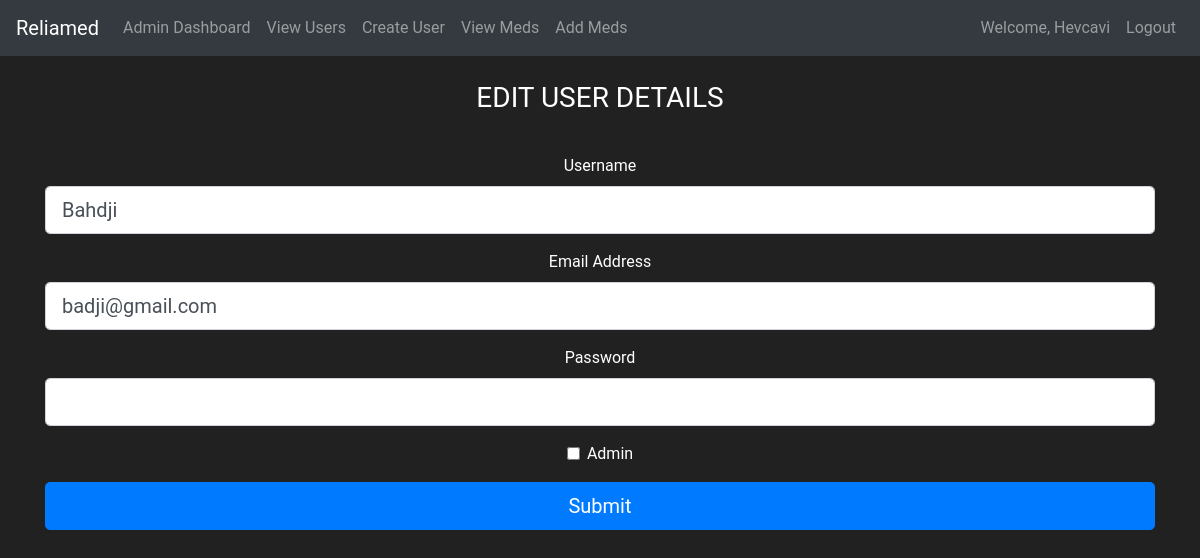
The app's page /edit_user/edit/3 (signed in), older data.
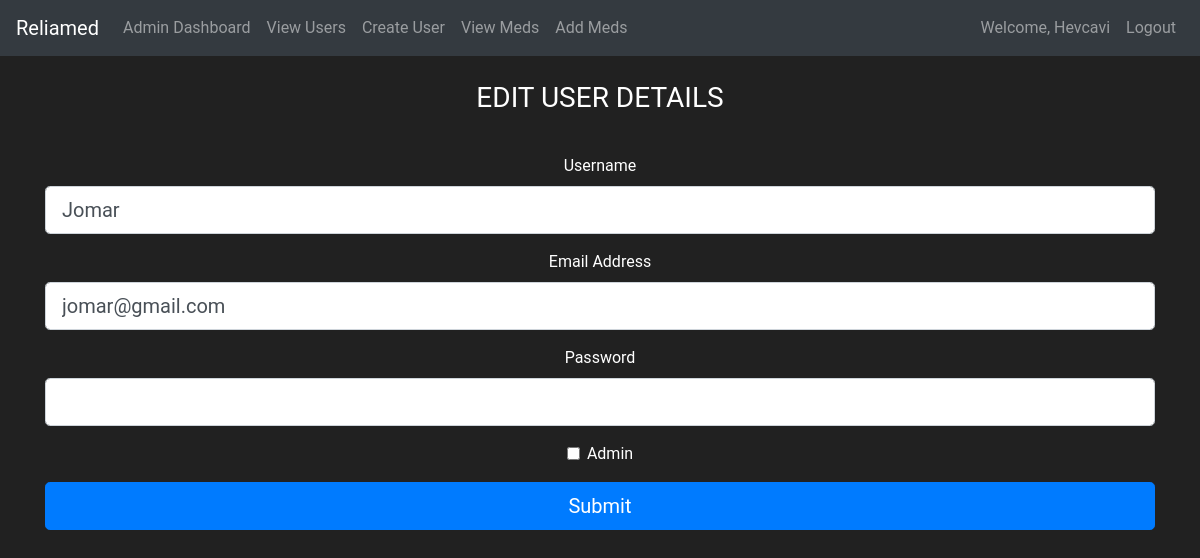
The same page, newer data.
### reliamed/models.py (models this page shows, shortened)
class User(db.Model, UserMixin):
    id = db.Column(db.Integer, primary_key=True)
    username = db.Column(db.String(length=30), nullable=False, unique=True)
    email_address = db.Column(db.String(length=50), nullable=False, unique=True)
    password_hash = db.Column(db.String(length=60), nullable=False)
    budget = db.Column(db.Integer, nullable=False, default=1000)
    is_admin = db.Column(db.Boolean, default=False) # added column in User table | Used for checking if user is admin or not
    products = db.relationship('Pharmaceuticals', backref='owned_user', lazy=True)  # Ensure this line is added
    @property
    def password(self):
        raise AttributeError('password is not a readable attribute.')

### reliamed/routes.py (the view, shortened to what this page needs)
@app.route('/edit_user/edit/<int:user_id>', methods=['GET', 'POST'])
@login_required
@admin_required
def edit_user(user_id):
    user = User.query.get_or_404(user_id)
    form = AdminUserForm(original_username=user.username, original_email=user.email_address, obj=user)
    return render_template('admin/edit_user.html', form=form, user=user)

### reliamed/forms.py (shortened to what this page needs)
class AdminUserForm(FlaskForm):
    username = StringField('Username', validators=[DataRequired(), Length(min=2, max=30)])
    email_address = StringField('Email Address', validators=[DataRequired(), Email()])
    password = PasswordField('Password', validators=[Optional(), Length(min=6)])
    is_admin = BooleanField('Admin')
    submit = SubmitField('Submit')
    def __init__(self, original_username=None, original_email=None, *args, **kwargs):
        super(AdminUserForm, self).__init__(*args, **kwargs)
        self.original_username = original_username
        self.original_email = original_email

### reliamed/models.py (called while the page is built)
@login_manager.user_loader
def load_user(user_id):
    return User.query.get(int(user_id))

### reliamed/templates/admin/edit_user.html (shortened to what this page needs)
{% extends 'base.html' %}
{% block content %}
<body class="text-center">
    <div class="container">
        <form method="POST" class="form-register" style="color:white">
            <h1 class="h3 mb-3 font-weight-normal">
                EDIT USER DETAILS
            </h1>
            <br>
        <div class="form-group">
            {{ form.username.label(class="form-control-label") }}
            {{ form.username(class="form-control form-control-lg") }}
        </div>
        <div class="form-group">
            {{ form.email_address.label(class="form-control-label") }}
            {{ form.email_address(class="form-control form-control-lg") }}
        </div>
        <div class="form-group">
            {{ form.password.label(class="form-control-label") }}
            {{ form.password(class="form-control form-control-lg") }}
        </div>
        <div class="form-group form-check">
            {{ form.is_admin(class="form-check-input") }}
            {{ form.is_admin.label(class="form-check-label") }}
        </div>
        <div class="form-group">
            {{ form.submit(class="btn btn-primary btn-block btn-lg") }}
        </div>
        </form>
    </div>
</body>
{% endblock %}

Row changes from the older to the newer data that the page shows:
changed User: username "Bahdji" → "Jomar"; email_address "badji@gmail.com" → "jomar@gmail.com"
